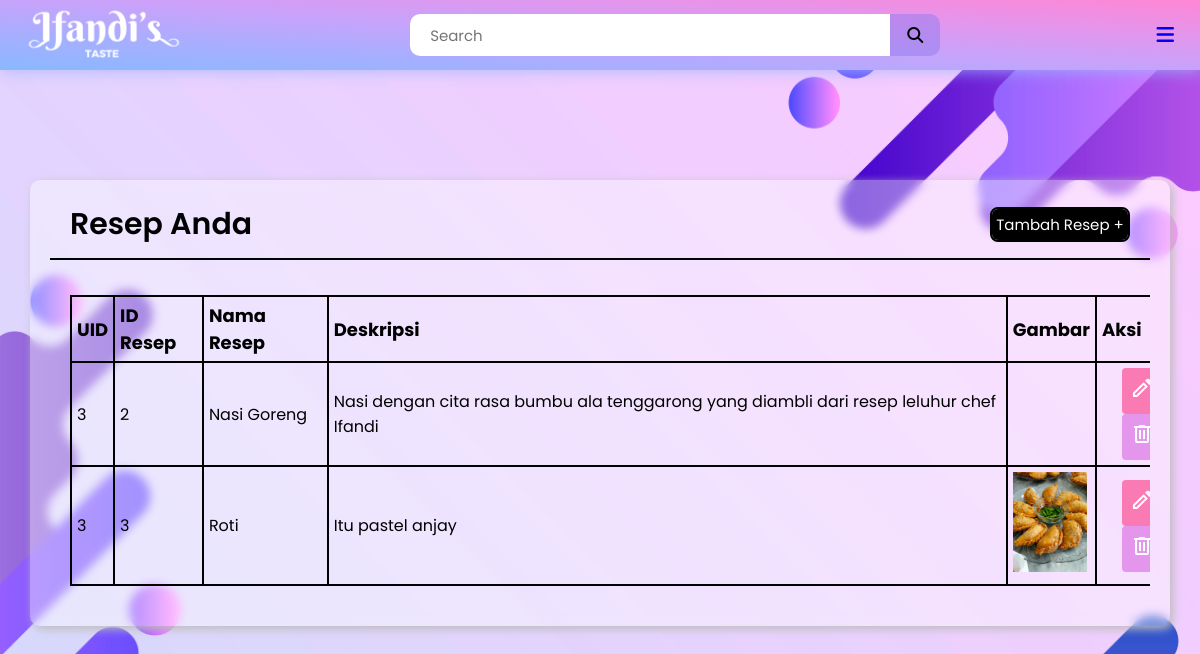
The page /views/lihat_data.php?id=3 (signed in) on the database as committed earlier.
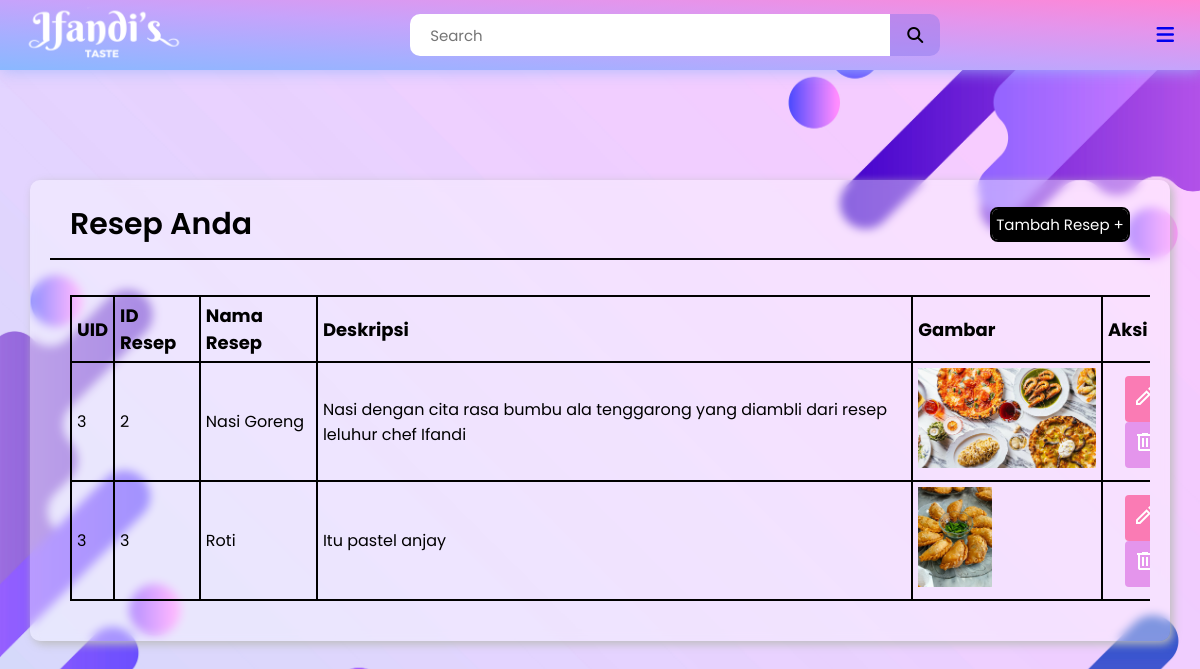
The same page on the database as committed later.
### tables this page shows
CREATE TABLE `resep` (
  `id_resep` int(11) NOT NULL,
  `uid` int(11) NOT NULL,
  `nama_resep` varchar(255) NOT NULL,
  `deskripsi` varchar(255) NOT NULL,
  `instruksi` varchar(255) NOT NULL,
  `bahan` varchar(255) NOT NULL,
  `gambar` varchar(255) NOT NULL
);

### views/lihat_data.php (the view, shortened to what this page needs)
<?php
     require "../include/connect.php";
    $uid = $_GET['id'];
    if(isset($_POST['keyword'])){
        $keyword = $_POST['keyword'];
        $result = mysqli_query($conn, "SELECT * FROM resep WHERE nama_resep LIKE '%$keyword%' and uid='$uid'");
    } else {
        $result = mysqli_query($conn, "SELECT * FROM resep WHERE uid='$uid'");
    }
    $resep = [];
    while ($row = mysqli_fetch_assoc($result)) {
        $resep[] = $row;
    }
?>
<!DOCTYPE html>
<html lang="en">
<head>
    <link rel="stylesheet" href="../styles/dashboard.css">
</head>
<body>
    <header>
        <div class="logosec">
            <a href="dashboard.php"><img src="../assets/ifandi.png" alt="logo" class="webicon" id="webicon" height="70vh"></a>
        </div>
        <div class="searchbar">
            <form action="" method="post" style="display: flex;">
                <input type="text" name="keyword" placeholder="Search">
                <div class="searchbtn">
                    <i class="fa-solid fa-magnifying-glass"></i>
                </div>
            </form>
        </div>
        <div>
            <a href="index.php">
                <i class="fa-solid fa-bars fa-lg icn menuicn" id="menuicn"></i>
            </a>
        </div>
    </header>
    <div class="main-container">
        <div class="main">
            <div class="report-container">
                <div class="report-header">
                    <h1 class="recent-Articles">Resep Anda</h1>
                    <a href="tambah_data.php?id=<?php echo $uid?>"><button class="tambah">Tambah Resep +</button></a>
                </div>
                <div class="report-body">
                    <div class="items">
                        <table>
                        <thead>
                            <tr>
                                <th><h3 class="t-op">UID</h3></th>
                                <th><h3 class="t-op">ID Resep</h3></th>
                                <th><h3 class="t-op">Nama Resep</h3></th>
                                <th><h3 class="t-op">Deskripsi</h3></th>
                                <th><h3 class="t-op">Gambar</h3></th>
                                <th><h3 class="t-op">Aksi</h3></th>
                            </tr>
                        </thead>
                        <tbody>
                        <?php $i = 1; foreach ($resep as $rsp) :?>
                            <tr>
                                <td><?php echo $rsp['uid']; ?></td>
                                <td><?php echo $rsp['id_resep']; ?></td>
                                <td><?php echo $rsp['nama_resep']; ?> </td>
                                <td><?php echo $rsp['deskripsi']; ?></td>
                                <td><img src="../assets/uploadedImg/<?php echo $rsp['gambar']; ?>" alt="" height="100px"></td>
                                <td class="action">
                                    <a href="edit_data.php?id=<?php echo $rsp['id_resep']?>"><button class="edit-btn"><svg xmlns="http://www.w3.org/2000/svg" height="24" viewBox="0 -960 960 960" width="24" fill="white"><path d="M200-200h56l345-345-56-56-345 345v56Zm572-403L602-771l56-56q23-23 56.5-23t56.5 23l56 56q23 23 24 55.5T829-660l-57 57Zm-58 59L290-120H120v-170l424-424 170 170Zm-141-29-28-28 56 56-28-28Z"/></svg></button></a>
                                    <a href="hapus_data.php?id=<?php echo $rsp['id_resep']?>"><button class="delete-btn" onclick="confirm('Yakin ingin menghapus <?php echo $rsp['nama_resep']?>?')"><svg xmlns="http://www.w3.org/2000/svg" height="24" viewBox="0 -960 960 960" width="24" fill="white"><path d="M280-120q-33 0-56.5-23.5T200-200v-520h-40v-80h200v-40h240v40h200v80h-40v520q0 33-23.5 56.5T680-120H280Zm400-600H280v520h400v-520ZM360-280h80v-360h-80v360Zm160 0h80v-360h-80v360ZM280-720v520-520Z"/></svg></button></a>
                                </td>
                            </tr>
                        <?php $i++; endforeach; ?>
                        </tbody>
                        </table>
                    </div>
                </div>
            </div>
        </div>
    </div>
</body>
</html>

Rows that differ between the two databases and show on the page:
changed resep "Nasi Goreng": gambar: picture added
